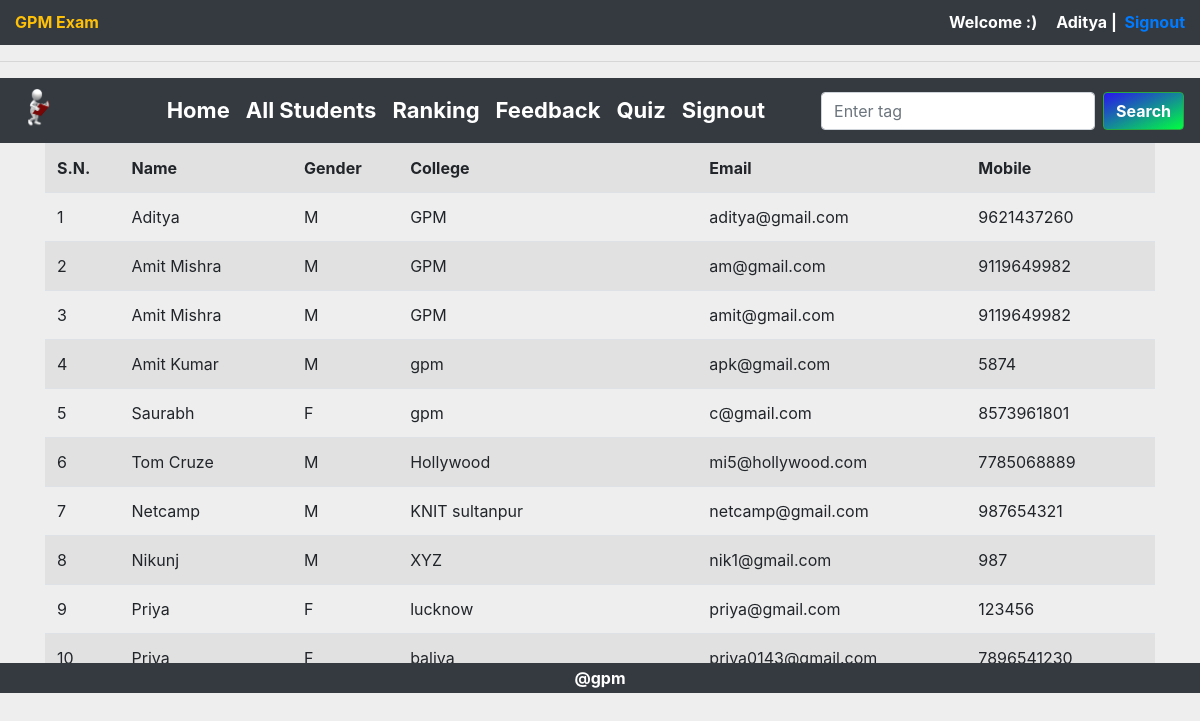
Screenshot of /dash.php?q=1 (signed in) with the database file from the repository.
### tables this page shows
CREATE TABLE `user` (
  `name` varchar(50) NOT NULL,
  `gender` varchar(5) NOT NULL,
  `college` varchar(100) NOT NULL,
  `email` varchar(50) NOT NULL,
  `mob` bigint(20) NOT NULL,
  `password` varchar(50) NOT NULL
);

### dash.php (the view, shortened to what this page needs)
<!DOCTYPE html>
<html>
<head>
	<?php include 'code/link.php'; ?>
</head>
<body onload="myFunction()">
<section>
	<?php include 'user_dash_header.php'; ?>
</section>
<hr class="w-100">
<section>
	<?php include 'admi_menu.php'; ?>
</section>
<div class="container">
<div class="row">
<div class="col-md-12">
<?php if(@$_GET['q']==1) {
$result = mysqli_query($con,"SELECT * FROM user") or die('Error');
echo  '<div class="panel"><div class="table-responsive overflow-auto" style="height:520px;"><table class="table table-striped title1">
<tr><td><b>S.N.</b></td><td><b>Name</b></td><td><b>Gender</b></td><td><b>College</b></td><td><b>Email</b></td><td><b>Mobile</b></td><td></td></tr>';
$c=1;
while($row = mysqli_fetch_array($result)) {
	$name = $row['name'];
	$mob = $row['mob'];
	$gender = $row['gender'];
    $email = $row['email'];
	$college = $row['college'];
	echo '<tr><td>'.$c++.'</td><td>'.$name.'</td><td>'.$gender.'</td><td>'.$college.'</td><td>'.$email.'</td><td>'.$mob.'</td>
	<td><a title="Delete User" href="update.php?demail='.$email.'"><b><span class="glyphicon glyphicon-trash" aria-hidden="true"></span></b></a></td></tr>';
}
echo '</table></div></div>';
}?>
</div>
</div></div>
<footer>
	<div class="bg-dark text-white text-center font-weight-bold" style="line-height: 30px">@gpm</div>
</footer>
</body>
</html>

### code/link.php (shortened to what this page needs)
<link rel="stylesheet" type="text/css" href="css/bootstrap.min.css"/>
<link rel="stylesheet" type="text/css" href="css/style.css">
<link rel="stylesheet" type="text/css" href="css/main_1.css">
<link rel="stylesheet" type="text/css" href="css/animate.min.css">
<link rel="stylesheet" type="text/css" href="css/hover-min.css">

### user_dash_header.php (shortened to what this page needs)
<div class="header container-fluid  text-white bg-dark font-weight-bold">
		<span class="gpm text-warning">GPM Exam</span>
		<span class="float-right gpm1">
		    <?php
			if(!(isset($_SESSION['email']))){
			header("location:index.php");
			}
			else
			{
			$name = $_SESSION['name'];
			echo '<span class="pull-right top title1" ><span class="log1"><span class="fas fa-user-tie" aria-hidden="true"></span>&nbsp;&nbsp;Welcome :)&nbsp;&nbsp;&nbsp;&nbsp;</span> <a href="account.php?q=1" class="log log1 text-white">'.$name.'</a>&nbsp;|&nbsp;<a href="logout.php?q=account.php" class="log"><span class="glyphicon glyphicon-log-out" aria-hidden="true"></span>&nbsp;Signout</button></a></span>';
			}
			?>
		</span>
	</div>

### admi_menu.php (shortened to what this page needs)
<nav class="navbar user_menu navbar-expand-lg navbar-dark bg-dark">
  <img src="img/04.gif" height="40px" width="40px" class="img-fluid">
  <div class="collapse navbar-collapse" id="aadi">
   <ul class="nav navbar-nav ml-auto">
        <li <?php if(@$_GET['q']==0) echo'class="active"'; ?>><a class="nav-link text-white" href="dash.php?q=0">Home<span class="sr-only">(current)</span></a></li>
        <li <?php if(@$_GET['q']==1) echo'class="active"'; ?>><a class="nav-link text-white" href="dash.php?q=1">All Students</a></li>
        <li <?php if(@$_GET['q']==2) echo'class="active"'; ?>><a class="nav-link text-white" href="dash.php?q=2">Ranking</a></li>
        <li <?php if(@$_GET['q']==3) echo'class="active"'; ?>><a class="nav-link text-white" href="dash.php?q=3">Feedback</a></li>
        <li class="dropdown <?php if(@$_GET['q']==4 || @$_GET['q']==5) echo'active"'; ?>">
          <a class="nav-link text-white" href="#" class="dropdown-toggle" data-toggle="dropdown" role="button" aria-haspopup="true" aria-expanded="false">Quiz<span class="caret"></span></a>
        </li>
        <li class="pull-right"> <a class="nav-link text-white" href="logout.php?q=account.php"><span class="glyphicon glyphicon-log-out" aria-hidden="true"></span>Signout</a>
        </li>
      </ul>
    <form class="form-inline my-2 my-lg-0 ml-5">
      <input class="form-control mr-sm-2" type="search" placeholder="Enter tag" aria-label="Search">
      <button class="btn btn-outline-success my-2 text-white my-sm-0" type="submit">Search</button>
    </form>
  </div>
</nav>

### css/style.css (style rules this page uses)
* { padding: 0px; margin: 0px; }
body { overflow-x:hidden; width:100%; background:#eee; background-attachment:fixed; }
.dropdown { position: relative; display: inline-block; }
.btn { background:linear-gradient(to bottom right,#2913f0,#00ff40) ; color: black; font-weight: bold; }
.header { height:auto; }
.gpm { line-height: 45px; }
.gpm1 { line-height: 45px; }
.user_menu ul li a { text-decoration: none; color: white; font-size:22px; font-weight: bold; }
nav { width: 100%; }

### rows the page displays
user: name "Aditya", gender "M", college "GPM", email "aditya@gmail.com", mob "9621437260"
user: name "Amit Mishra", gender "M", college "GPM", email "am@gmail.com", mob "9119649982"
user: name "Amit Mishra", gender "M", college "GPM", email "amit@gmail.com", mob "9119649982"
user: name "Amit Kumar", gender "M", college "gpm", email "apk@gmail.com", mob "5874"
user: name "Saurabh", gender "F", college "gpm", email "c@gmail.com", mob "8573961801"
user: name "Tom Cruze", gender "M", college "Hollywood", email "mi5@hollywood.com", mob "7785068889"
user: name "Netcamp", gender "M", college "KNIT sultanpur", email "netcamp@gmail.com", mob "987654321"
user: name "Nikunj", gender "M", college "XYZ", email "nik1@gmail.com", mob "987"
user: name "Priya", gender "F", college "lucknow", email "priya@gmail.com", mob "123456"
user: name "Priya", gender "F", college "baliya", email "priya0143@gmail.com", mob "7896541230"

### other values shown
$name "Aditya"
